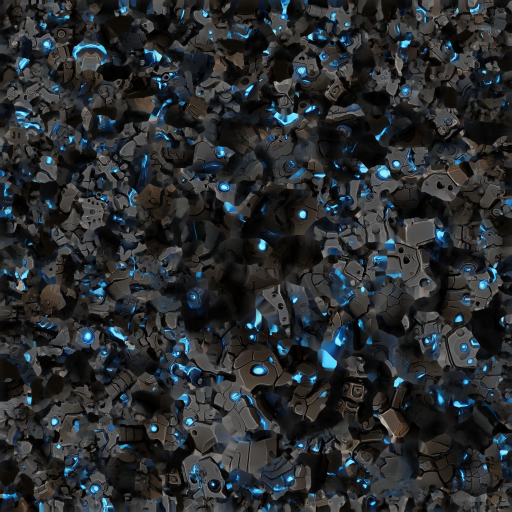
#> input picture textures/unfinished_src_baseColor.png, 1024 x 1024 px (shown at 1/2 size)
$ python make_unfinished_tex.py
#> lines starting #> are read from the running program, lines starting #| are printed output that depends on the picture
# The Unfinished texture: repaints the Meteor Golem's base color (Sketchfab, s8819296, CC-BY 4.0; credit in
# CREDITS.md) for the final boss. Its icy-blue seams sit next to Miko's reserved teal, so they become the Glitch's
# magenta static (#FF2BD6, Palette.Glitch); the dark rock plates go neutral and a touch lighter, toward the Core's
# primer greys (Palette.Core.Dark #3A3C42). 1024 px (Studio's limit).
# Source: unfinished_src_baseColor.png (saved from the import in Blender at 1024).
import colorsys

from PIL import Image

SRC = "unfinished_src_baseColor.png"
OUT = "unfinished_color.png"
GLITCH_HUE = 311 / 360


def main():
    img = Image.open(SRC).convert("RGB").resize((1024, 1024), Image.LANCZOS)
#> img is the input picture: PIL image 1024x1024 RGB; mean R, G, B 40.8, 44.6, 47
    px = img.load()
    w, h = img.size
#> w = 1024; h = 1024
    for y in range(h):
        for x in range(w):
            r, g, b = (c / 255 for c in px[x, y])
            hh, ll, ss = colorsys.rgb_to_hls(r, g, b)
            deg = hh * 360
            if 160 <= deg <= 250 and ss > 0.25 and ll > 0.12:
                # glowing seams -> magenta static, a bit brighter so it reads from the top-down camera
                hh = GLITCH_HUE
                ss = min(1, ss * 1.2 + 0.1)
                ll = min(0.8, ll * 1.15)
            else:
                # rock plates -> neutral primer grey, lifted
                ss = ss * 0.15
                ll = min(1, ll * 1.45 + 0.03)
            r, g, b = colorsys.hls_to_rgb(hh % 1, ll, ss)
            px[x, y] = (int(r * 255), int(g * 255), int(b * 255))
    img.save(OUT)
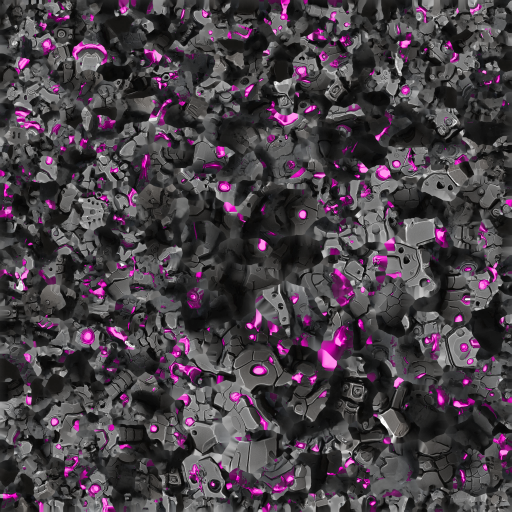
#> saved as unfinished_color.png: PIL image 1024x1024 RGB (shown at 1/2 size); mean R, G, B 72.5, 63.5, 70.8
    print("ok", img.size)
#| ok (1024, 1024)


if __name__ == "__main__":
    main()
